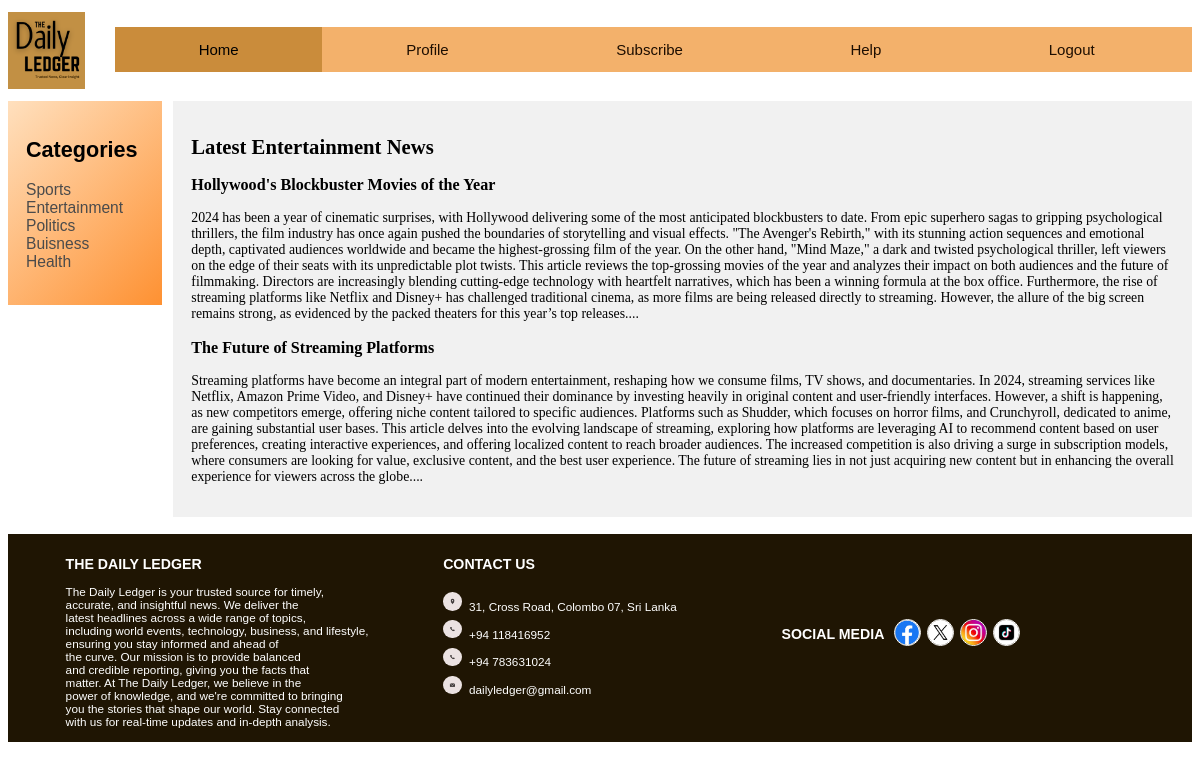
The app's page /pages/home_page/entertainment.php (signed in) with its own data.
### tables this page shows
CREATE TABLE articles (
  id INT AUTO_INCREMENT PRIMARY KEY,
  title VARCHAR(100) NOT NULL,
  content TEXT NOT NULL,
  author VARCHAR(50),
  publish_date DATE,
  category_id INT
);

### pages/home_page/entertainment.php (the view, shortened to what this page needs)
<?php
$host = 'localhost';
$db = 'news_management';
$user = 'root';
$pass = '';
$conn = new mysqli($host, $user, $pass, $db);
?>
<html>
    <head>
    <link rel="stylesheet" href="../../css/style_home.css">
    </head>
    <body>
        <header>
			<img class="logo" src="../../assets/images/logo.png" alt="Your Logo">
            <div class="navi">
                <a class="active" href="home.php">Home</a>
                <a href="profile.php">Profile</a>
                <a href="subscription.php">Subscribe</a>
                <a href="help.html">Help</a>
                <span id="lout"><a href="../../logout.php">Logout</a></span>
            </div>
		</header>
        <section>
            <nav>
              <h2>Categories</h2>
              <ul>
                <li><a href="sports.php">Sports</a></li>
                <li><a href="entertainment.php">Entertainment</a></li>
                <li><a href="politics.php">Politics</a></li>
                <li><a href="buisness.php">Buisness</a></li>
                <li><a href="health.php">Health</a></li>
              </ul>
            </nav>
<article>
    <div class="container">
        <?php if (isset($_SESSION['username'])): ?>
            <h2 class="big-title">Latest Entertainment News</h2>
            <?php
                $sql = "SELECT * FROM articles WHERE category_id = 2";
                $result = $conn->query($sql);
                if ($result->num_rows > 0): ?>
                <?php while ($row = $result->fetch_assoc()): ?>
                    <h3><?= htmlspecialchars($row['title']) ?></h3>
                    <p><?= htmlspecialchars(substr($row['content'], 0, 1000000000)) ?>...</p>
                <?php endwhile; ?>
            <?php else: ?>
                <p>No entertainment news articles available.</p>
            <?php endif; ?>
        <?php endif; ?>
    </div>
</article>
        </section>
        <footer>
            <div class="grid-container1">
                <div class="grid-item1">
                    <span id="foot">THE DAILY LEDGER</span><br><br>The Daily Ledger is your trusted source for timely,<br> accurate, and insightful news.
                    We deliver the<br> latest headlines across a wide range of topics,<br> including world events, technology, business, and lifestyle,<br> ensuring you stay informed and
                    ahead of<br> the curve. Our mission is to provide balanced<br> and credible reporting, giving you the facts that<br> matter. At The Daily Ledger, we believe in the<br>
                    power of knowledge, and we're committed to bringing<br> you the stories that shape our world. Stay connected<br> with us for real-time updates and in-depth
                    analysis.
                </div>
                <div class="grid-item1">
                    <span id="foot">CONTACT US</span><br><br>
                    <div class="contact-info">
                        <img src="../../assets/images/location.png" alt="Location" class="rounded-icon">31, Cross Road, Colombo 07, Sri Lanka<br>
                        <img src="../../assets/images/phone.png" alt="Phone" class="rounded-icon">+94 118416952<br>
                        <img src="../../assets/images/phone.png" alt="Phone" class="rounded-icon">+94 783631024<br>
                        <img src="../../assets/images/mail.png" alt="Mail" class="rounded-icon">dailyledger@gmail.com
                    </div>
                </div>
                <div class="social-media-container">
                    <div class="grid-item3"><span id="foot">SOCIAL MEDIA</span></div>
                    <ul class="social-icons">
                        <li><a href="https://web.facebook.com/profile.php?id=61565900249007&is_tour_dismissed" target="_blank"><img src="../../assets/images/fb.jpg" alt="Facebook"></a></li>
                        <li><a href="https://x.com/LodgerDaily" target="_blank"><img src="../../assets/images/x.jpg" alt="Twitter"></a></li>
                        <li><a href="" target="_blank"><img src="../../assets/images/insta.jpg" alt="Instagram"></a></li>
                        <li><a href="" target="_blank"><img src="../../assets/images/tiktok.jpg" alt="Tik tok"></a></li>
                    </ul>
                </div>
            </div>
        </footer>
    </body>
</html>

### css/style_home.css (style rules this page uses)
header { position: -webkit-sticky; position: sticky; top: 0; z-index: 1000; background-color: white; display: flex; justify-content: space-between; align-items: center; }
.logo { margin-top:0.36vw; width:7.99vw; height:6.39vw; margin-right:2.52vw; }
.navi { background-color:#f3b16b; display:flex; align-items:center; width:155.99vw; margin-top:0.16vw; }
.navi a { float:left; display:block; color:rgb(29, 14, 1); text-align:center; padding:1.15vw 6.98vw; cursor:pointer; font-size:1.25vw; text-decoration:none; font-family: 'sfprodisplay-regular', 'Helvetica', 'Arial', sans-serif; }
.navi a.active { background-color:#ca8c3b; color:black; }
nav { float: left; width: 10%; background: linear-gradient(135deg, #ffe0be, #fe9132);; padding: 1.5vw; margin-top: 1vw; }
nav h2 { font-weight: bold; font-family: 'sfprodisplay-regular', 'Helvetica', 'Arial', sans-serif; font-size: 1.8vw; padding-top: 0vw; }
nav ul { list-style-type: none; padding: 0vw; }
nav li a { color: #4b4b4b; text-decoration: none; font-family: 'sfprodisplay-regular', 'Helvetica', 'Arial', sans-serif; font-size: 1.3vw; transition: color 0.3s ease, padding-left 0.3s ease; }
article { float: right; padding: 1.5vw; width: 83%; background-color: #f1f1f1; margin-top: 1vw; font-size: 1.15vw; }
section::after { content: ""; display: table; clear: both; }
footer { margin-top:1.46vw; margin-bottom:-5.85vw; }
.grid-container1 { display:grid; grid-template-columns:auto auto auto auto; grid-template-rows:auto auto; gap:1.2vw; padding:4.8vw; background-color:rgb(31, 21, 3); margin-top:1.2vw; padding-bottom:0vw; padding-top:0.6vw; margin-bottom: 0vw; margin-left: 0vw; margin-right: 0vw; font-family: 'sfprodisplay-regular', 'Helvetica', 'Arial', sans-serif; }
.grid-item1 { padding-top:1.2vw; color:white; font-size:0.98vw; }
#foot { font-weight:bold; font-size:1.18vw; }
.contact-info img.rounded-icon { border-radius:50%; width:1.56vw; height:1.56vw; margin-top:0.6vw; margin-right:0.6vw; overflow:hidden; }
.social-media-container { display:flex; align-items:center; justify-content:center; padding-top:0; color: white; }
.social-icons { list-style:none; padding:0vw; margin:0.52vw; display:flex; justify-content:center; align-items:center; border-radius:0.52vw; padding:0vw; }
.social-icons li { margin:0.26vw; }
.social-icons a { display:inline-block; width:2.08vw; height:2.08vw; border-radius:50%; overflow:hidden; border:0.16vw solid white; }
.social-icons img { width:100%; height:100%; object-fit:cover; }

### records on screen
articles: title "Hollywood's Blockbuster Movies of the Year", content "2024 has been a year of cinematic surprises, with Hollywood delivering some of the most anticipated blockbusters to date. From epic superhero sagas to gripping psychological thrillers, the film industry has once again pushed the boundaries of storytelling and visual effects. \"The Avenger's Rebirth,\" with its stunning action sequences and emotional depth, captivated audiences worldwide and became the highest-grossing film of the year. On the other hand, \"Mind Maze,\" a dark and twisted psychological thriller, left viewers on the edge of their seats with its unpredictable plot twists. This article reviews the top-grossing movies of the year and analyzes their impact on both audiences and the…"
articles: title "The Future of Streaming Platforms", content "Streaming platforms have become an integral part of modern entertainment, reshaping how we consume films, TV shows, and documentaries. In 2024, streaming services like Netflix, Amazon Prime Video, and Disney+ have continued their dominance by investing heavily in original content and user-friendly interfaces. However, a shift is happening, as new competitors emerge, offering niche content tailored to specific audiences. Platforms such as Shudder, which focuses on horror films, and Crunchyroll, dedicated to anime, are gaining substantial user bases. This article delves into the evolving landscape of streaming, exploring how platforms are leveraging AI to recommend content based on user…"
